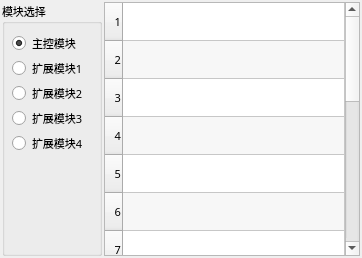
        <widget class="QWidget" name="tabExtOut">
         <property name="font">
          <font>
           <family>微软雅黑</family>
           <pointsize>8</pointsize>
           <weight>50</weight>
           <italic>false</italic>
           <bold>false</bold>
          </font>
         </property>
         <attribute name="title">
          <string>扩展输出</string>
         </attribute>
         <layout class="QHBoxLayout" name="horizontalLayoutExtOut">
          <property name="spacing">
           <number>2</number>
          </property>
          <property name="margin">
           <number>2</number>
          </property>
          <item>
           <widget class="QGroupBox" name="groupBoxOutModule">
            <property name="sizePolicy">
             <sizepolicy hsizetype="Fixed" vsizetype="Preferred">
              <horstretch>0</horstretch>
              <verstretch>0</verstretch>
             </sizepolicy>
            </property>
            <property name="minimumSize">
             <size>
              <width>90</width>
              <height>0</height>
             </size>
            </property>
            <property name="maximumSize">
             <size>
              <width>180</width>
              <height>16777215</height>
             </size>
            </property>
            <property name="font">
             <font>
              <family>微软雅黑</family>
              <pointsize>8</pointsize>
              <weight>50</weight>
              <italic>false</italic>
              <bold>false</bold>
             </font>
            </property>
            <property name="title">
             <string>模块选择</string>
            </property>
            <layout class="QVBoxLayout" name="verticalLayoutOutModule">
             <property name="spacing">
              <number>0</number>
             </property>
             <property name="margin">
              <number>7</number>
             </property>
             <item>
              <widget class="xRadioButton" name="radioOMain">
               <property name="minimumSize">
                <size>
                 <width>80</width>
                 <height>25</height>
                </size>
               </property>
               <property name="maximumSize">
                <size>
                 <width>16777215</width>
                 <height>25</height>
                </size>
               </property>
               <property name="font">
                <font>
                 <family>微软雅黑</family>
                 <pointsize>8</pointsize>
                 <weight>50</weight>
                 <italic>false</italic>
                 <bold>false</bold>
                </font>
               </property>
               <property name="focusPolicy">
                <enum>Qt::NoFocus</enum>
               </property>
               <property name="text">
                <string>主控模块</string>
               </property>
               <property name="checked">
                <bool>true</bool>
               </property>
              </widget>
             </item>
             <item>
              <widget class="xRadioButton" name="radioOM1">
               <property name="minimumSize">
                <size>
                 <width>80</width>
                 <height>25</height>
                </size>
               </property>
               <property name="maximumSize">
                <size>
                 <width>16777215</width>
                 <height>25</height>
                </size>
               </property>
               <property name="font">
                <font>
                 <family>微软雅黑</family>
                 <pointsize>8</pointsize>
                 <weight>50</weight>
                 <italic>false</italic>
                 <bold>false</bold>
                </font>
               </property>
               <property name="focusPolicy">
                <enum>Qt::NoFocus</enum>
               </property>
               <property name="text">
                <string>扩展模块1</string>
               </property>
               <property name="checked">
                <bool>false</bool>
               </property>
              </widget>
             </item>
             <item>
              <widget class="xRadioButton" name="radioOM2">
               <property name="minimumSize">
                <size>
                 <width>80</width>
                 <height>25</height>
                </size>
               </property>
               <property name="maximumSize">
                <size>
                 <width>16777215</width>
                 <height>25</height>
                </size>
               </property>
               <property name="font">
                <font>
                 <family>微软雅黑</family>
                 <pointsize>8</pointsize>
                 <weight>50</weight>
                 <italic>false</italic>
                 <bold>false</bold>
                </font>
               </property>
               <property name="focusPolicy">
                <enum>Qt::NoFocus</enum>
               </property>
               <property name="text">
                <string>扩展模块2</string>
               </property>
               <property name="checked">
                <bool>false</bool>
               </property>
              </widget>
             </item>
             <item>
              <widget class="xRadioButton" name="radioOM3">
               <property name="minimumSize">
                <size>
                 <width>80</width>
                 <height>25</height>
                </size>
               </property>
               <property name="maximumSize">
                <size>
                 <width>16777215</width>
                 <height>25</height>
                </size>
               </property>
               <property name="font">
                <font>
                 <family>微软雅黑</family>
                 <pointsize>8</pointsize>
                 <weight>50</weight>
                 <italic>false</italic>
                 <bold>false</bold>
                </font>
               </property>
               <property name="focusPolicy">
                <enum>Qt::NoFocus</enum>
               </property>
               <property name="text">
                <string>扩展模块3</string>
               </property>
              </widget>
             </item>
             <item>
              <widget class="xRadioButton" name="radioOM4">
               <property name="minimumSize">
                <size>
                 <width>80</width>
                 <height>25</height>
                </size>
               </property>
               <property name="maximumSize">
                <size>
                 <width>16777215</width>
                 <height>25</height>
                </size>
               </property>
               <property name="font">
                <font>
                 <family>微软雅黑</family>
                 <pointsize>8</pointsize>
                 <weight>50</weight>
                 <italic>false</italic>
                 <bold>false</bold>
                </font>
               </property>
               <property name="focusPolicy">
                <enum>Qt::NoFocus</enum>
               </property>
               <property name="text">
                <string>扩展模块4</string>
               </property>
              </widget>
             </item>
             <item>
              <spacer name="verticalSpacerOmSel">
               <property name="orientation">
                <enum>Qt::Vertical</enum>
               </property>
               <property name="sizeType">
                <enum>QSizePolicy::Expanding</enum>
               </property>
               <property name="sizeHint" stdset="0">
                <size>
                 <width>20</width>
                 <height>90</height>
                </size>
               </property>
              </spacer>
             </item>
            </layout>
           </widget>
          </item>
          <item>
           <widget class="QTableWidget" name="tableExtOut">
            <property name="font">
             <font>
              <family>微软雅黑</family>
              <pointsize>18</pointsize>
              <weight>50</weight>
              <italic>false</italic>
              <bold>false</bold>
             </font>
            </property>
            <property name="focusPolicy">
             <enum>Qt::NoFocus</enum>
            </property>
            <property name="styleSheet">
             <string notr="true">font: 18pt &quot;微软雅黑&quot;;</string>
            </property>
            <property name="verticalScrollBarPolicy">
             <enum>Qt::ScrollBarAlwaysOn</enum>
            </property>
            <property name="horizontalScrollBarPolicy">
             <enum>Qt::ScrollBarAlwaysOff</enum>
            </property>
            <property name="editTriggers">
             <set>QAbstractItemView::NoEditTriggers</set>
            </property>
            <property name="tabKeyNavigation">
             <bool>false</bool>
            </property>
            <property name="showDropIndicator" stdset="0">
             <bool>false</bool>
            </property>
            <property name="dragDropOverwriteMode">
             <bool>false</bool>
            </property>
            <property name="alternatingRowColors">
             <bool>true</bool>
            </property>
            <property name="selectionMode">
             <enum>QAbstractItemView::SingleSelection</enum>
            </property>
            <property name="selectionBehavior">
             <enum>QAbstractItemView::SelectRows</enum>
            </property>
            <attribute name="horizontalHeaderVisible">
             <bool>false</bool>
            </attribute>
            <attribute name="horizontalHeaderDefaultSectionSize">
             <number>50</number>
            </attribute>
            <attribute name="horizontalHeaderHighlightSections">
             <bool>false</bool>
            </attribute>
            <attribute name="horizontalHeaderMinimumSectionSize">
             <number>20</number>
            </attribute>
            <attribute name="horizontalHeaderStretchLastSection">
             <bool>true</bool>
            </attribute>
            <attribute name="verticalHeaderDefaultSectionSize">
             <number>25</number>
            </attribute>
            <attribute name="verticalHeaderMinimumSectionSize">
             <number>25</number>
            </attribute>
            <row>
             <property name="text">
              <string notr="true">1</string>
             </property>
             <property name="toolTip">
              <string notr="true"/>
             </property>
             <property name="whatsThis">
              <string notr="true"/>
             </property>
             <property name="font">
              <font>
               <family>微软雅黑</family>
               <pointsize>8</pointsize>
               <weight>50</weight>
               <bold>false</bold>
              </font>
             </property>
             <property name="textAlignment">
              <set>AlignRight|AlignVCenter</set>
             </property>
            </row>
            <row>
             <property name="text">
              <string notr="true">2</string>
             </property>
             <property name="toolTip">
              <string notr="true"/>
             </property>
             <property name="whatsThis">
              <string notr="true"/>
             </property>
             <property name="font">
              <font>
               <family>微软雅黑</family>
               <pointsize>8</pointsize>
               <weight>50</weight>
               <bold>false</bold>
              </font>
             </property>
             <property name="textAlignment">
              <set>AlignRight|AlignVCenter</set>
             </property>
            </row>
            <row>
             <property name="text">
              <string notr="true">3</string>
             </property>
             <property name="toolTip">
              <string notr="true"/>
             </property>
             <property name="whatsThis">
              <string notr="true"/>
             </property>
             <property name="font">
              <font>
               <family>微软雅黑</family>
               <pointsize>8</pointsize>
               <weight>50</weight>
               <bold>false</bold>
              </font>
             </property>
             <property name="textAlignment">
              <set>AlignRight|AlignVCenter</set>
             </property>
            </row>
            <row>
             <property name="text">
              <string notr="true">4</string>
             </property>
             <property name="toolTip">
              <string notr="true"/>
             </property>
             <property name="whatsThis">
              <string notr="true"/>
             </property>
             <property name="font">
              <font>
               <family>微软雅黑</family>
               <pointsize>8</pointsize>
               <weight>50</weight>
               <bold>false</bold>
              </font>
             </property>
             <property name="textAlignment">
              <set>AlignRight|AlignVCenter</set>
             </property>
            </row>
            <row>
             <property name="text">
              <string notr="true">5</string>
             </property>
             <property name="toolTip">
              <string notr="true"/>
             </property>
             <property name="whatsThis">
              <string notr="true"/>
             </property>
             <property name="font">
              <font>
               <family>微软雅黑</family>
               <pointsize>8</pointsize>
               <weight>50</weight>
               <bold>false</bold>
              </font>
             </property>
             <property name="textAlignment">
              <set>AlignRight|AlignVCenter</set>
             </property>
            </row>
            <row>
             <property name="text">
              <string notr="true">6</string>
             </property>
             <property name="toolTip">
              <string notr="true"/>
             </property>
             <property name="whatsThis">
              <string notr="true"/>
             </property>
             <property name="font">
              <font>
               <family>微软雅黑</family>
               <pointsize>8</pointsize>
               <weight>50</weight>
               <bold>false</bold>
              </font>
             </property>
             <property name="textAlignment">
              <set>AlignRight|AlignVCenter</set>
             </property>
            </row>
            <row>
             <property name="text">
              <string notr="true">7</string>
             </property>
             <property name="toolTip">
              <string notr="true"/>
             </property>
             <property name="whatsThis">
              <string notr="true"/>
             </property>
             <property name="font">
              <font>
               <family>微软雅黑</family>
               <pointsize>8</pointsize>
               <weight>50</weight>
               <bold>false</bold>
              </font>
             </property>
             <property name="textAlignment">
              <set>AlignRight|AlignVCenter</set>
             </property>
            </row>
            <row>
             <property name="text">
              <string notr="true">8</string>
             </property>
             <property name="toolTip">
              <string notr="true"/>
             </property>
             <property name="whatsThis">
              <string notr="true"/>
             </property>
             <property name="font">
              <font>
               <family>微软雅黑</family>
               <pointsize>8</pointsize>
               <weight>50</weight>
               <bold>false</bold>
              </font>
             </property>
             <property name="textAlignment">
              <set>AlignRight|AlignVCenter</set>
             </property>
            </row>
            <row>
             <property name="text">
              <string notr="true">9</string>
             </property>
             <property name="toolTip">
              <string notr="true"/>
             </property>
             <property name="whatsThis">
              <string notr="true"/>
             </property>
             <property name="font">
              <font>
               <family>微软雅黑</family>
               <pointsize>8</pointsize>
               <weight>50</weight>
               <bold>false</bold>
              </font>
             </property>
             <property name="textAlignment">
              <set>AlignRight|AlignVCenter</set>
             </property>
            </row>
            <row>
             <property name="text">
              <string notr="true">10</string>
             </property>
             <property name="toolTip">
              <string notr="true"/>
             </property>
             <property name="whatsThis">
              <string notr="true"/>
             </property>
             <property name="font">
              <font>
               <family>微软雅黑</family>
               <pointsize>8</pointsize>
               <weight>50</weight>
               <bold>false</bold>
              </font>
             </property>
             <property name="textAlignment">
              <set>AlignRight|AlignVCenter</set>
             </property>
            </row>
            <row>
             <property name="text">
              <string notr="true">11</string>
             </property>
             <property name="toolTip">
              <string notr="true"/>
             </property>
             <property name="whatsThis">
              <string notr="true"/>
             </property>
             <property name="font">
              <font>
               <family>微软雅黑</family>
               <pointsize>8</pointsize>
               <weight>50</weight>
               <bold>false</bold>
              </font>
             </property>
             <property name="textAlignment">
              <set>AlignRight|AlignVCenter</set>
             </property>
            </row>
            <row>
             <property name="text">
              <string notr="true">12</string>
             </property>
             <property name="toolTip">
              <string notr="true"/>
             </property>
             <property name="whatsThis">
              <string notr="true"/>
             </property>
             <property name="font">
              <font>
               <family>微软雅黑</family>
               <pointsize>8</pointsize>
               <weight>50</weight>
               <bold>false</bold>
              </font>
             </property>
             <property name="textAlignment">
              <set>AlignRight|AlignVCenter</set>
             </property>
            </row>
            <row>
             <property name="text">
              <string notr="true">13</string>
             </property>
             <property name="toolTip">
              <string notr="true"/>
             </property>
             <property name="whatsThis">
              <string notr="true"/>
             </property>
             <property name="font">
              <font>
               <family>微软雅黑</family>
               <pointsize>8</pointsize>
               <weight>50</weight>
               <bold>false</bold>
              </font>
             </property>
             <property name="textAlignment">
              <set>AlignRight|AlignVCenter</set>
             </property>
            </row>
            <row>
             <property name="text">
              <string notr="true">14</string>
             </property>
             <property name="toolTip">
              <string notr="true"/>
             </property>
             <property name="whatsThis">
              <string notr="true"/>
             </property>
             <property name="font">
              <font>
               <family>微软雅黑</family>
               <pointsize>8</pointsize>
               <weight>50</weight>
               <bold>false</bold>
              </font>
             </property>
             <property name="textAlignment">
              <set>AlignRight|AlignVCenter</set>
             </property>
            </row>
            <row>
             <property name="text">
              <string notr="true">15</string>
             </property>
             <property name="toolTip">
              <string notr="true"/>
             </property>
             <property name="whatsThis">
              <string notr="true"/>
             </property>
             <property name="font">
              <font>
               <family>微软雅黑</family>
               <pointsize>8</pointsize>
               <weight>50</weight>
               <bold>false</bold>
              </font>
             </property>
             <property name="textAlignment">
              <set>AlignRight|AlignVCenter</set>
             </property>
            </row>
            <row>
             <property name="text">
              <string notr="true">16</string>
             </property>
             <property name="toolTip">
              <string notr="true"/>
             </property>
             <property name="whatsThis">
              <string notr="true"/>
             </property>
             <property name="font">
              <font>
               <family>微软雅黑</family>
               <pointsize>8</pointsize>
               <weight>50</weight>
               <bold>false</bold>
              </font>
             </property>
             <property name="textAlignment">
              <set>AlignRight|AlignVCenter</set>
             </property>
            </row>
            <column>
             <property name="text">
              <string notr="true">0</string>
             </property>
             <property name="toolTip">
              <string notr="true"/>
             </property>
             <property name="whatsThis">
              <string notr="true"/>
             </property>
             <property name="font">
              <font>
               <family>微软雅黑</family>
               <pointsize>8</pointsize>
              </font>
             </property>
            </column>
            <item row="0" column="0">
             <property name="text">
              <string notr="true"/>
             </property>
             <property name="toolTip">
              <string notr="true"/>
             </property>
             <property name="whatsThis">
              <string notr="true"/>
             </property>
             <property name="font">
              <font>
               <family>微软雅黑</family>
               <pointsize>8</pointsize>
               <weight>50</weight>
               <bold>false</bold>
              </font>
             </property>
             <property name="flags">
              <set>ItemIsSelectable|ItemIsEnabled</set>
             </property>
            </item>
            <item row="1" column="0">
             <property name="text">
              <string notr="true"/>
             </property>
             <property name="toolTip">
              <string notr="true"/>
             </property>
             <property name="whatsThis">
              <string notr="true"/>
             </property>
             <property name="font">
              <font>
               <family>微软雅黑</family>
               <pointsize>8</pointsize>
               <weight>50</weight>
               <bold>false</bold>
              </font>
             </property>
             <property name="flags">
              <set>ItemIsSelectable|ItemIsEnabled</set>
             </property>
            </item>
            <item row="2" column="0">
             <property name="text">
              <string notr="true"/>
             </property>
             <property name="toolTip">
              <string notr="true"/>
             </property>
             <property name="whatsThis">
              <string notr="true"/>
             </property>
             <property name="font">
              <font>
               <family>微软雅黑</family>
               <pointsize>8</pointsize>
               <weight>50</weight>
               <bold>false</bold>
              </font>
             </property>
             <property name="flags">
              <set>ItemIsSelectable|ItemIsEnabled</set>
             </property>
            </item>
            <item row="3" column="0">
             <property name="text">
              <string notr="true"/>
             </property>
             <property name="toolTip">
              <string notr="true"/>
             </property>
             <property name="whatsThis">
              <string notr="true"/>
             </property>
             <property name="font">
              <font>
               <family>微软雅黑</family>
               <pointsize>8</pointsize>
               <weight>50</weight>
               <bold>false</bold>
              </font>
             </property>
             <property name="flags">
              <set>ItemIsSelectable|ItemIsEnabled</set>
             </property>
            </item>
            <item row="4" column="0">
             <property name="text">
              <string notr="true"/>
             </property>
             <property name="toolTip">
              <string notr="true"/>
             </property>
             <property name="whatsThis">
              <string notr="true"/>
             </property>
             <property name="font">
              <font>
               <family>微软雅黑</family>
               <pointsize>8</pointsize>
               <weight>50</weight>
               <bold>false</bold>
              </font>
             </property>
             <property name="flags">
              <set>ItemIsSelectable|ItemIsEnabled</set>
             </property>
            </item>
            <item row="5" column="0">
             <property name="text">
              <string notr="true"/>
             </property>
             <property name="toolTip">
              <string notr="true"/>
             </property>
             <property name="whatsThis">
              <string notr="true"/>
             </property>
             <property name="font">
              <font>
               <family>微软雅黑</family>
               <pointsize>8</pointsize>
               <weight>50</weight>
               <bold>false</bold>
              </font>
             </property>
             <property name="flags">
              <set>ItemIsSelectable|ItemIsEnabled</set>
             </property>
            </item>
            <item row="6" column="0">
             <property name="text">
              <string notr="true"/>
             </property>
             <property name="toolTip">
              <string notr="true"/>
             </property>
             <property name="whatsThis">
              <string notr="true"/>
             </property>
             <property name="font">
              <font>
               <family>微软雅黑</family>
               <pointsize>8</pointsize>
               <weight>50</weight>
               <bold>false</bold>
              </font>
             </property>
             <property name="flags">
              <set>ItemIsSelectable|ItemIsEnabled</set>
             </property>
            </item>
            <item row="7" column="0">
             <property name="text">
              <string notr="true"/>
             </property>
             <property name="toolTip">
              <string notr="true"/>
             </property>
             <property name="whatsThis">
              <string notr="true"/>
             </property>
             <property name="font">
              <font>
               <family>微软雅黑</family>
               <pointsize>8</pointsize>
               <weight>50</weight>
               <bold>false</bold>
              </font>
             </property>
             <property name="flags">
              <set>ItemIsSelectable|ItemIsEnabled</set>
             </property>
            </item>
            <item row="8" column="0">
             <property name="text">
              <string notr="true"/>
             </property>
             <property name="toolTip">
              <string notr="true"/>
             </property>
             <property name="whatsThis">
              <string notr="true"/>
             </property>
             <property name="font">
              <font>
               <family>微软雅黑</family>
               <pointsize>8</pointsize>
               <weight>50</weight>
               <bold>false</bold>
              </font>
             </property>
             <property name="flags">
              <set>ItemIsSelectable|ItemIsEnabled</set>
             </property>
            </item>
            <item row="9" column="0">
             <property name="text">
              <string notr="true"/>
             </property>
             <property name="toolTip">
              <string notr="true"/>
             </property>
             <property name="whatsThis">
              <string notr="true"/>
             </property>
             <property name="font">
              <font>
               <family>微软雅黑</family>
               <pointsize>8</pointsize>
               <weight>50</weight>
               <bold>false</bold>
              </font>
             </property>
             <property name="flags">
              <set>ItemIsSelectable|ItemIsEnabled</set>
             </property>
            </item>
            <item row="10" column="0">
             <property name="text">
              <string notr="true"/>
             </property>
             <property name="toolTip">
              <string notr="true"/>
             </property>
             <property name="whatsThis">
              <string notr="true"/>
             </property>
             <property name="font">
              <font>
               <family>微软雅黑</family>
               <pointsize>8</pointsize>
               <weight>50</weight>
               <bold>false</bold>
              </font>
             </property>
             <property name="flags">
              <set>ItemIsSelectable|ItemIsEnabled</set>
             </property>
            </item>
            <item row="11" column="0">
             <property name="text">
              <string notr="true"/>
             </property>
             <property name="toolTip">
              <string notr="true"/>
             </property>
             <property name="whatsThis">
              <string notr="true"/>
             </property>
             <property name="font">
              <font>
               <family>微软雅黑</family>
               <pointsize>8</pointsize>
               <weight>50</weight>
               <bold>false</bold>
              </font>
             </property>
             <property name="flags">
              <set>ItemIsSelectable|ItemIsEnabled</set>
             </property>
            </item>
            <item row="12" column="0">
             <property name="text">
              <string notr="true"/>
             </property>
             <property name="toolTip">
              <string notr="true"/>
             </property>
             <property name="whatsThis">
              <string notr="true"/>
             </property>
             <property name="font">
              <font>
               <family>微软雅黑</family>
               <pointsize>8</pointsize>
               <weight>50</weight>
               <bold>false</bold>
              </font>
             </property>
             <property name="flags">
              <set>ItemIsSelectable|ItemIsEnabled</set>
             </property>
            </item>
            <item row="13" column="0">
             <property name="text">
              <string notr="true"/>
             </property>
             <property name="toolTip">
              <string notr="true"/>
             </property>
             <property name="whatsThis">
              <string notr="true"/>
             </property>
             <property name="font">
              <font>
               <family>微软雅黑</family>
               <pointsize>8</pointsize>
               <weight>50</weight>
               <bold>false</bold>
              </font>
             </property>
             <property name="flags">
              <set>ItemIsSelectable|ItemIsEnabled</set>
             </property>
            </item>
            <item row="14" column="0">
             <property name="text">
              <string notr="true"/>
             </property>
             <property name="toolTip">
              <string notr="true"/>
             </property>
             <property name="whatsThis">
              <string notr="true"/>
             </property>
             <property name="font">
              <font>
               <family>微软雅黑</family>
               <pointsize>8</pointsize>
               <weight>50</weight>
               <bold>false</bold>
              </font>
             </property>
             <property name="flags">
              <set>ItemIsSelectable|ItemIsEnabled</set>
             </property>
            </item>
            <item row="15" column="0">
             <property name="text">
              <string notr="true"/>
             </property>
             <property name="toolTip">
              <string notr="true"/>
             </property>
             <property name="whatsThis">
              <string notr="true"/>
             </property>
             <property name="font">
              <font>
               <family>微软雅黑</family>
               <pointsize>8</pointsize>
               <weight>50</weight>
               <bold>false</bold>
              </font>
             </property>
             <property name="flags">
              <set>ItemIsSelectable|ItemIsEnabled</set>
             </property>
            </item>
           </widget>
          </item>
         </layout>
        </widget>
